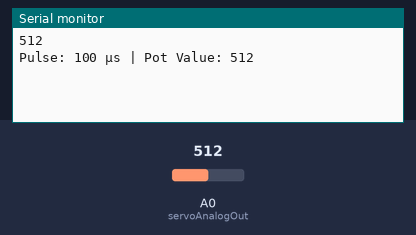
This sketch was run on a simulated Arduino Uno, built with avr-gcc and run on an emulated ATmega328P. Parts: the last lines printed to the serial monitor. Inputs (shaded band) come from the test bench; at power-on: A0 (servoAnalogOut) = 512.

Above: at 1.8 s.
1.9 s: A0 (servoAnalogOut) set to 716
At 2.9 s:
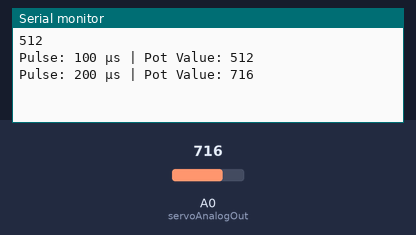
3.4 s: A0 (servoAnalogOut) set to 900
At 4.9 s:
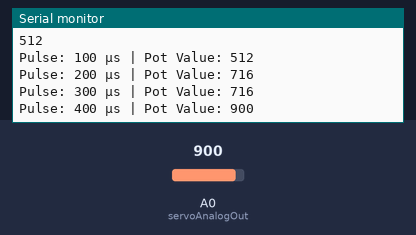
Timing chart, 0 to 6.4 s (numbered marks = the images above; inputs shaded):
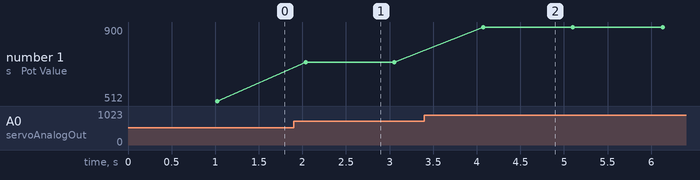

The sketch:

lala.ino
```cpp
// gen by ChatGPT
const int servoPin = 11;
const int servoAnalogOut = A0;  // Connect to the potentiometer's wiper

// const int servoPin = 10;
// const int servoAnalogOut = A1;

// const int servoPin = 9;
// const int servoAnalogOut = A2;

void setup() {
  Serial.begin(9600);
  pinMode(servoPin, INPUT);  // disables driving the servo

  // pinMode(servoPin, OUTPUT);
}

void loop() {

  pinMode(servoPin, INPUT);
  int potValue = analogRead(servoAnalogOut);
  Serial.println(potValue);
  delay(20);
  // alalal
  // // Sweep forward: 300 to 2600 µs
  for (int pulseWidth = 100; pulseWidth <= 2400; pulseWidth += 100) {
    for (int i = 0; i < 50; i++) {  // Send 50 frames (~1 second)
      digitalWrite(servoPin, HIGH);
      delayMicroseconds(pulseWidth);
      digitalWrite(servoPin, LOW);
      delay(20);  // 50 Hz = 20 ms
    }

    int potValue = analogRead(servoAnalogOut);
    Serial.print("Pulse: ");
    Serial.print(pulseWidth);
    Serial.print(" µs | Pot Value: ");
    Serial.println(potValue);
  }

  // Sweep backward
  for (int pulseWidth = 2400; pulseWidth >= 100; pulseWidth -= 100) {
    for (int i = 0; i < 50; i++) {
      digitalWrite(servoPin, HIGH);
      delayMicroseconds(pulseWidth);
      digitalWrite(servoPin, LOW);
      delay(20);
    }

    int potValue = analogRead(servoAnalogOut);
    Serial.print("Pulse: ");
    Serial.print(pulseWidth);
    Serial.print(" µs | Pot Value: ");
    Serial.println(potValue);
  }

  // while (1)
  // ;  // Stop loop
}
```

Measured:
- after the input at 1.9 s, the serial monitor: prints a new line after 0.14 s (image 1)
- after the input at 3.4 s, the serial monitor: prints a new line after 0.68 s (image 2)
- plotted number 1: 512 → 716 after the input at 1.9 s
